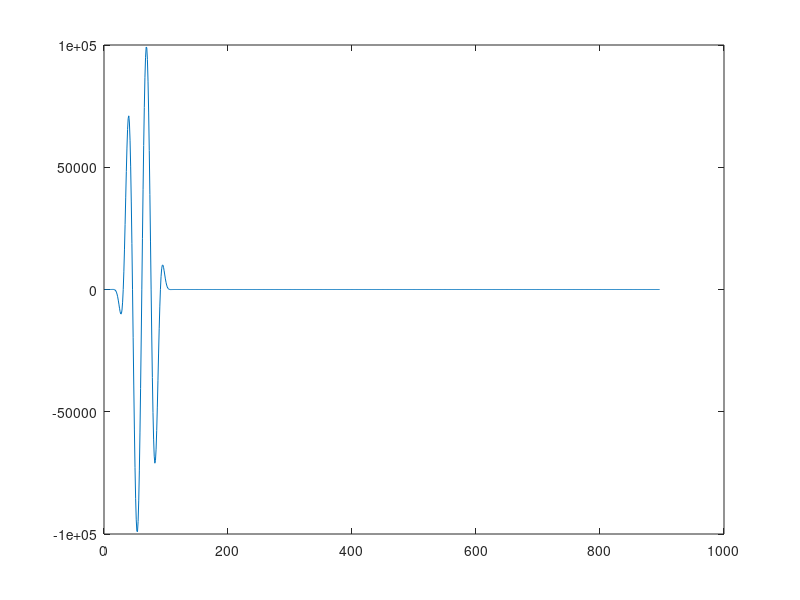

This figure's MATLAB source: (Note: this script raises an error after producing the figure.)
%%%%%%%%%%%%%%%%%%%%%%%%%%%%%%%%%%%%%%%%%%%%%%%%%%%%%%%%%%%%%
% GIANMARCO PINTON
% WRITTEN: 2018-06-21
% LAST MODIFIED: 2021-03-01
% Launch Fullwave 2 code, easy matlab wrapper
%%%%%%%%%%%%%%%%%%%%%%%%%%%%%%%%%%%%%%%%%%%%%%%%%%%%%%%%%%%%%
%%% Basic variables %%%%%%%%%%%%%%%%%%%%%%%%%%%%%%%%%%%%%%%%%
c0 = 1540;         % speed of sound (m/s)
omega0 = 2*pi*1e6; % center radian frequency of transmitted wave
wX = 3e-2;         % width of simulation field (m)
wY = 2e-2;         % depth of simulation field (m)
duration = wY*2.3/c0;  % duration of simulation (s)
p0 = 1e5; % pressure in Pa
%%% Advanced variables %%%%%%%%%%%%%%%%%%%%%%%%%%%%%%%%%%%%%%
ppw = 12;           % number of points per spatial wavelength
cfl = 0.4;         % Courant-Friedrichs-Levi condition
%%% Grid size calculations %%%%%%%%%%%%%%%%%%%%%%%%%%%%%%%%%%
lambda = c0/omega0*2*pi;
nX = round(wX/lambda*ppw);  % number of lateral elements
nY = round(wY/lambda*ppw);  % number of depth elements
nT = round(duration*c0/lambda*ppw/cfl);
dX = c0/omega0*2*pi/ppw
dY= c0/omega0*2*pi/ppw
dT = dX/c0*cfl;

ncycles = 2; % number of cycles in pulse
dur = 2; % exponential drop-off of envelope
%%% Generate input coordinates %%%%%%%%%%%%%%%%%%%%%%%%%%%
incoords=round([nX nY]/2);
incoords(2,:)=round([nX nY]/2)+10
for cc=3:200
incoords(cc,:)=round([nX nY]/2)+round([rand(1,2)-0.5]*min([nX nY])/2);
end
plot(incoords(:,1),incoords(:,2),'.')
%%% Generate initial conditions based on input coordinates %%%%%%
ncycles = 2; % number of cycles in pulse
dur = 2; % exponential drop-off of envelope
fcen=[round(nX/2) round(nY/1.3)]; % center of focus
t = (0:nT-1)/nT*duration-ncycles/omega0*2*pi;
icvec = exp(-(1.05*t*omega0/(ncycles*pi)).^(2*dur)).*sin(t*omega0)*p0;
plot(icvec)

icmat=ones(size(incoords,1),1)*icvec;
%%% Generate output coordinates %%%%%%%%%%%%%%%%%%%%%%%%%%
modX=1; modY=1;
outcoords = coordsMatrix(nX,nY,modX,modY);
plot(outcoords(:,1),outcoords(:,2),'.')
%%% Generate field maps %%%%%%%%%%%%%%%%%%%%%%%%%%%%%%%%%%
cmap = ones(nX,nY)*1540;   % speed of sound map (m/s)
rhomap = ones(nX,nY)*1000; % density map (kg/m^3)
Amap = ones(nX,nY)*0.0;    % attenuation map (dB/MHz/cm)
betamap = ones(nX,nY)*0.0;    % nonlinearity map 
imagesc(cmap'), axis equal, axis tight
%%% write files  %%%%%%%%%%%%%%%%%%%%%%%%%%%%%%%%%%%%%%%%%%%%%%%%%%%%%%%%%
prep_fullwave2_try6_nln_relaxing4(c0,omega0,wX,wY,duration,p0,ppw,cfl,cmap,rhomap,Amap,betamap,incoords,outcoords,icmat)
tic
eval('!./fullwave2_try6_nln_relaxing')
toc
%%%%%%%%%%%%%%%%%%%%%%%%%%%%%%%%%%%%%%%%%%%%%%%%%%%%%%%%%%%%%%%%%%%
ncoordsout=size(outcoords,1)
nX2=length(1:modX:nX); nY2=length(1:modY:nY);
nRun=sizeOfFile('genout.dat')/4/ncoordsout
genout = readGenoutSlice(['genout.dat'],0:nRun-1,size(outcoords,1));
p = reshape(genout,size(genout,1),nY2,nX2);
imagesc(squeeze(p(end,:,:))), colorbar

%% use powcompress to view small amplitude fields %%
for i=1:20:size(p,1)
  imagesc(powcompress(squeeze(p(i,:,:)),1/2)), title(num2str(i)), axis equal, drawnow
end


